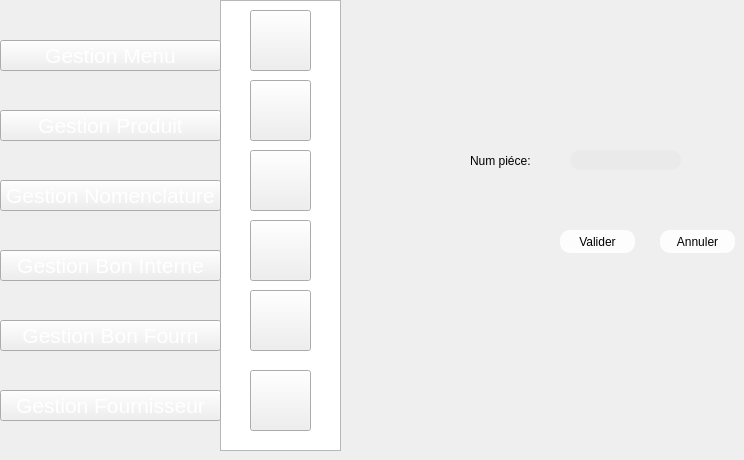
    <widget class="QWidget" name="page_45">
     <widget class="QPushButton" name="pushButton_531">
      <property name="geometry">
       <rect>
        <x>0</x>
        <y>110</y>
        <width>221</width>
        <height>31</height>
       </rect>
      </property>
      <property name="font">
       <font>
        <pointsize>16</pointsize>
        <weight>50</weight>
        <bold>false</bold>
       </font>
      </property>
      <property name="styleSheet">
       <string notr="true">color: rgb(255, 255, 255);

</string>
      </property>
      <property name="text">
       <string>Gestion Produit</string>
      </property>
     </widget>
     <widget class="QPushButton" name="pushButton_532">
      <property name="geometry">
       <rect>
        <x>0</x>
        <y>40</y>
        <width>221</width>
        <height>31</height>
       </rect>
      </property>
      <property name="font">
       <font>
        <pointsize>16</pointsize>
        <weight>50</weight>
        <bold>false</bold>
       </font>
      </property>
      <property name="styleSheet">
       <string notr="true">color: rgb(255, 255, 255);

</string>
      </property>
      <property name="text">
       <string>Gestion Menu</string>
      </property>
     </widget>
     <widget class="QPushButton" name="pushButton_533">
      <property name="geometry">
       <rect>
        <x>250</x>
        <y>80</y>
        <width>61</width>
        <height>61</height>
       </rect>
      </property>
      <property name="styleSheet">
       <string notr="true">image: url(:/new/prefix1/img/icon-modif2 (1).png);</string>
      </property>
      <property name="text">
       <string/>
      </property>
     </widget>
     <widget class="QPushButton" name="pushButton_534">
      <property name="geometry">
       <rect>
        <x>250</x>
        <y>290</y>
        <width>61</width>
        <height>61</height>
       </rect>
      </property>
      <property name="styleSheet">
       <string notr="true">image: url(:/new/prefix1/img/aa.png);</string>
      </property>
      <property name="text">
       <string/>
      </property>
     </widget>
     <widget class="QPushButton" name="pushButton_535">
      <property name="geometry">
       <rect>
        <x>250</x>
        <y>150</y>
        <width>61</width>
        <height>61</height>
       </rect>
      </property>
      <property name="styleSheet">
       <string notr="true">image: url(:/new/prefix1/img/icon-afficher2.png);</string>
      </property>
      <property name="text">
       <string/>
      </property>
     </widget>
     <widget class="QPushButton" name="pushButton_536">
      <property name="geometry">
       <rect>
        <x>0</x>
        <y>180</y>
        <width>221</width>
        <height>31</height>
       </rect>
      </property>
      <property name="font">
       <font>
        <pointsize>16</pointsize>
        <weight>50</weight>
        <bold>false</bold>
       </font>
      </property>
      <property name="styleSheet">
       <string notr="true">color: rgb(255, 255, 255);

</string>
      </property>
      <property name="text">
       <string>Gestion Nomenclature</string>
      </property>
     </widget>
     <widget class="QPushButton" name="pushButton_537">
      <property name="geometry">
       <rect>
        <x>0</x>
        <y>250</y>
        <width>221</width>
        <height>31</height>
       </rect>
      </property>
      <property name="font">
       <font>
        <pointsize>16</pointsize>
        <weight>50</weight>
        <bold>false</bold>
       </font>
      </property>
      <property name="styleSheet">
       <string notr="true">color: rgb(255, 255, 255);

</string>
      </property>
      <property name="text">
       <string>Gestion Bon Interne</string>
      </property>
     </widget>
     <widget class="QPushButton" name="pushButton_538">
      <property name="geometry">
       <rect>
        <x>250</x>
        <y>220</y>
        <width>61</width>
        <height>61</height>
       </rect>
      </property>
      <property name="styleSheet">
       <string notr="true">image: url(:/new/prefix1/img/icon-supp2 (1).png);</string>
      </property>
      <property name="text">
       <string/>
      </property>
     </widget>
     <widget class="QPushButton" name="pushButton_539">
      <property name="geometry">
       <rect>
        <x>0</x>
        <y>390</y>
        <width>221</width>
        <height>31</height>
       </rect>
      </property>
      <property name="font">
       <font>
        <pointsize>16</pointsize>
        <weight>50</weight>
        <bold>false</bold>
       </font>
      </property>
      <property name="styleSheet">
       <string notr="true">color: rgb(255, 255, 255);

</string>
      </property>
      <property name="text">
       <string>Gestion Fournisseur</string>
      </property>
     </widget>
     <widget class="QPushButton" name="pushButton_541">
      <property name="geometry">
       <rect>
        <x>250</x>
        <y>10</y>
        <width>61</width>
        <height>61</height>
       </rect>
      </property>
      <property name="styleSheet">
       <string notr="true">image: url(:/new/prefix1/img/icon-ajout2.png);
background-image: url(:/new/prefix1/img/bg.png);</string>
      </property>
      <property name="text">
       <string/>
      </property>
     </widget>
     <widget class="QListView" name="listView_40">
      <property name="geometry">
       <rect>
        <x>220</x>
        <y>0</y>
        <width>121</width>
        <height>451</height>
       </rect>
      </property>
      <property name="styleSheet">
       <string notr="true">background-image: url(:/new/prefix1/img/selected.png);</string>
      </property>
     </widget>
     <widget class="QPushButton" name="suppbonf">
      <property name="geometry">
       <rect>
        <x>560</x>
        <y>230</y>
        <width>75</width>
        <height>23</height>
       </rect>
      </property>
      <property name="styleSheet">
       <string notr="true">                                         border-radius: 10px;
background-color: rgb(253, 253, 253);
                                        
font: 9pt &quot;MS Reference Sans Serif&quot;;</string>
      </property>
      <property name="text">
       <string>Valider</string>
      </property>
     </widget>
     <widget class="QPushButton" name="pushButton_547">
      <property name="geometry">
       <rect>
        <x>660</x>
        <y>230</y>
        <width>75</width>
        <height>23</height>
       </rect>
      </property>
      <property name="styleSheet">
       <string notr="true">                                         border-radius: 10px;
background-color: rgb(253, 253, 253);
                                        
font: 9pt &quot;MS Reference Sans Serif&quot;;</string>
      </property>
      <property name="text">
       <string>Annuler</string>
      </property>
     </widget>
     <widget class="QLineEdit" name="lineEdit_32">
      <property name="geometry">
       <rect>
        <x>570</x>
        <y>150</y>
        <width>111</width>
        <height>20</height>
       </rect>
      </property>
      <property name="styleSheet">
       <string notr="true">                                         border-radius: 10px;
background-color: rgb(234, 234, 234);
font: 9pt &quot;MS Reference Sans Serif&quot;;</string>
      </property>
     </widget>
     <widget class="QLabel" name="label_205">
      <property name="geometry">
       <rect>
        <x>470</x>
        <y>150</y>
        <width>81</width>
        <height>21</height>
       </rect>
      </property>
      <property name="styleSheet">
       <string notr="true">                                     border-radius: 10px;
font: 9pt &quot;MS Reference Sans Serif&quot;;
</string>
      </property>
      <property name="text">
       <string>Num piéce:</string>
      </property>
     </widget>
     <widget class="QPushButton" name="pushButton_544">
      <property name="geometry">
       <rect>
        <x>0</x>
        <y>320</y>
        <width>221</width>
        <height>31</height>
       </rect>
      </property>
      <property name="font">
       <font>
        <pointsize>16</pointsize>
        <weight>50</weight>
        <bold>false</bold>
       </font>
      </property>
      <property name="styleSheet">
       <string notr="true">color: rgb(255, 255, 255);

</string>
      </property>
      <property name="text">
       <string>Gestion Bon Fourn</string>
      </property>
     </widget>
     <widget class="QPushButton" name="pushButton_275">
      <property name="geometry">
       <rect>
        <x>250</x>
        <y>370</y>
        <width>61</width>
        <height>61</height>
       </rect>
      </property>
      <property name="styleSheet">
       <string notr="true">image: url(:/new/prefix1/img/icon-supp2 (1).png);
image: url(:/new/prefix1/img/facture.png);</string>
      </property>
      <property name="text">
       <string/>
      </property>
     </widget>
     <zorder>listView_40</zorder>
     <zorder>pushButton_531</zorder>
     <zorder>pushButton_532</zorder>
     <zorder>pushButton_533</zorder>
     <zorder>pushButton_534</zorder>
     <zorder>pushButton_535</zorder>
     <zorder>pushButton_536</zorder>
     <zorder>pushButton_537</zorder>
     <zorder>pushButton_538</zorder>
     <zorder>pushButton_539</zorder>
     <zorder>pushButton_541</zorder>
     <zorder>suppbonf</zorder>
     <zorder>pushButton_547</zorder>
     <zorder>lineEdit_32</zorder>
     <zorder>label_205</zorder>
     <zorder>pushButton_544</zorder>
     <zorder>pushButton_275</zorder>
    </widget>
